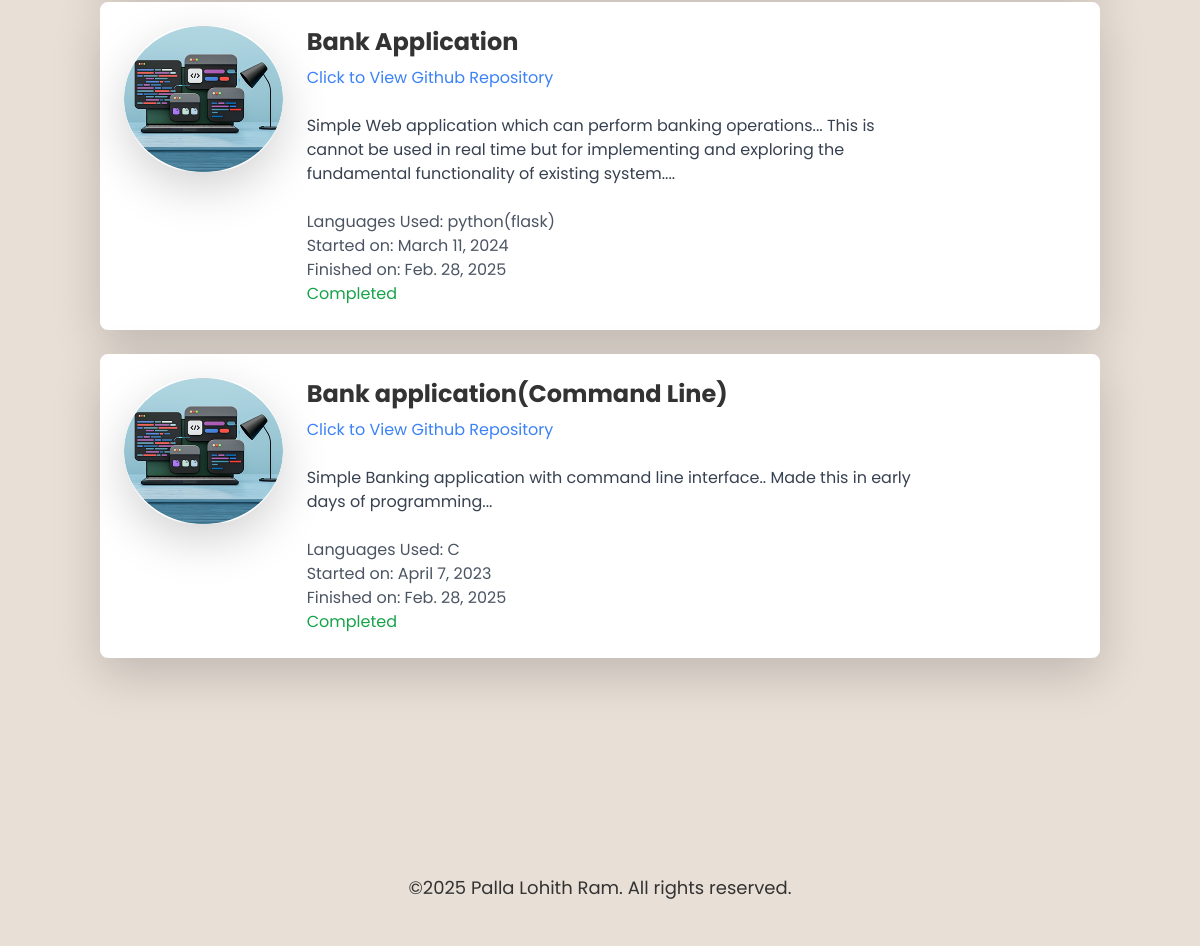
Before: /projects (lower part) with the older database file.
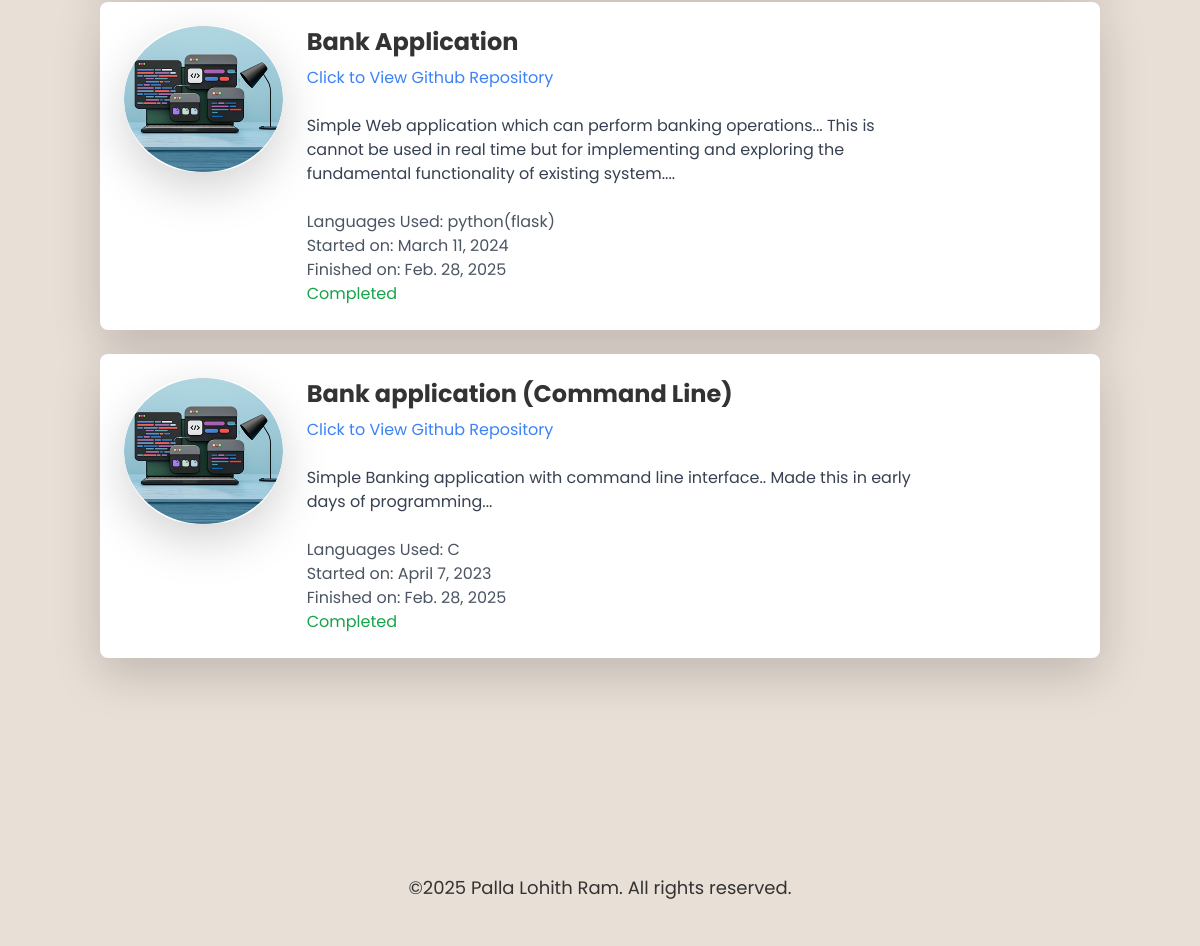
After: the same page with the newer database file.
### projects/models.py (models this page shows)
class Project(models.Model):
    title=models.CharField(max_length=32)
    github=models.CharField(max_length=100)
    languages=models.CharField(max_length=50)
    description=models.CharField(max_length=500)
    started_date=models.DateField()
    conclusion_date=models.DateField()
    status=models.BooleanField()

### projects/views.py (the view)
# urls.py: path('projects',include("projects.urls"))
def projects(request):
    projects=Project.objects.all()
    return render(request,"projects.html",{"projects":projects})

### templates/projects.html (shortened to what this page needs)
{% load static %}
<html lang="en">
  <head>
    <script src="https://cdn.tailwindcss.com"></script>
    <link href="https://cdnjs.cloudflare.com/ajax/libs/font-awesome/5.15.3/css/all.min.css" rel="stylesheet"/>
    <link href="https://cdn.jsdelivr.net/npm/bootstrap@5.3.0/dist/css/bootstrap.min.css" rel="stylesheet"/>
  </head>
  <body>
    <main class="bg-[#e8dfd6] p-8">
    <div class="container my-5">
        {% if projects %}
        {% for project in projects %}
        <div class="post-container bg-white rounded-lg shadow-lg p-6 mb-6 transition-transform transform hover:scale-105">
            <div class="flex flex-col md:flex-row">
                <div class="md:w-1/6 md:mb-0 logo-container">
                    <img src="{% static 'dev_logo.png' %}" alt="Profile Picture" class="w-30 h-30 rounded-full shadow-lg"/>
                </div>
                <div class="md:w-2/3 md:pl-6">
                    <h2 class="text-2xl font-bold text-black-600 mb-2">{{ project.title }}</h2>
                    <a href="{{ project.github }}" target="_blank" class="text-blue-500 hover:underline">Click to View Github Repository</a>
                    <p class="text-gray-700 mt-4">{{ project.description }}</p>
                    <div class="mt-4">
                        <p class="text-gray-600">Languages Used: {{ project.languages }}</p>
                        <p class="text-gray-600">Started on: {{ project.started_date }}</p>
                        {% if project.status %}
                        <p class="text-gray-600">Finished on: {{ project.conclusion_date }}</p>
                        <p class="text-green-600">Completed</p>
                        {% else %}
                        <p class="text-yellow-600">Ongoing</p>
                        {% endif %}
                    </div>
                </div>
            </div>
        </div>
        {% endfor %}
        {% else %}
        <h2 class="text-center text-gray-700">Not Posted Anything Yet....</h2>
        {% endif %}
    </div>
           <br>
            <br>
            <br>
            <br>
            <br>
            <br>
              <div class="footer bg-[#e8dfd6] py-3">
      <div class="container text-center">
                    <p class="text-lg mt-2 color-[#4a3c2f]">&copy;2025 Palla Lohith Ram. All rights reserved.</p>
      </div>
</main>
  </body>
</html>

Changed rows visible on the page:
changed Project: title "Bank application(Command Line)" → "Bank application (Command Line)"
